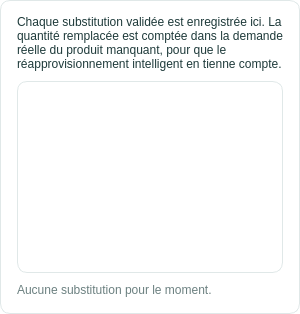
                <widget class="QFrame" name="frameSubstitutionsStock">
                 <property name="styleSheet">
                  <string>.QFrame { background-color:white; border:1px solid #E0E8E8; border-radius:10px; }</string>
                 </property>
                 <layout class="QVBoxLayout" name="layoutSubstitutions">
                  <property name="spacing">
                   <number>10</number>
                  </property>
                  <property name="leftMargin">
                   <number>16</number>
                  </property>
                  <property name="topMargin">
                   <number>14</number>
                  </property>
                  <property name="rightMargin">
                   <number>16</number>
                  </property>
                  <property name="bottomMargin">
                   <number>16</number>
                  </property>
                  <item>
                   <widget class="QLabel" name="lblSubstInfoStock">
                    <property name="styleSheet">
                     <string>color:#1E3A3A; font-size:12px;</string>
                    </property>
                    <property name="text">
                     <string>Chaque substitution validée est enregistrée ici. La quantité remplacée est comptée dans la demande réelle du produit manquant, pour que le réapprovisionnement intelligent en tienne compte.</string>
                    </property>
                    <property name="wordWrap">
                     <bool>true</bool>
                    </property>
                   </widget>
                  </item>
                  <item>
                   <widget class="QTableWidget" name="tableSubstitutionsStock">
                    <property name="styleSheet">
                     <string>QTableWidget { background:white; border:1px solid #E0E8E8; border-radius:10px;
  gridline-color:#EEF2F2; font-size:12px; color:#1E3A3A; }
QHeaderView::section { background:#F7FAFA; color:#1E3A3A; font-weight:bold; font-size:12px;
  border:none; border-bottom:1px solid #E0E8E8; padding-left:8px; }
QTableWidget::item { padding-left:8px; }
QTableWidget::item:selected { background:#E6F2F1; color:#1E3A3A; }
QTableWidget::indicator { width:16px; height:16px; }</string>
                    </property>
                   </widget>
                  </item>
                  <item>
                   <widget class="QLabel" name="lblAucuneSubstitutionStock">
                    <property name="styleSheet">
                     <string>color:#6B8080; font-size:12px;</string>
                    </property>
                    <property name="text">
                     <string>Aucune substitution pour le moment.</string>
                    </property>
                   </widget>
                  </item>
                 </layout>
                </widget>
